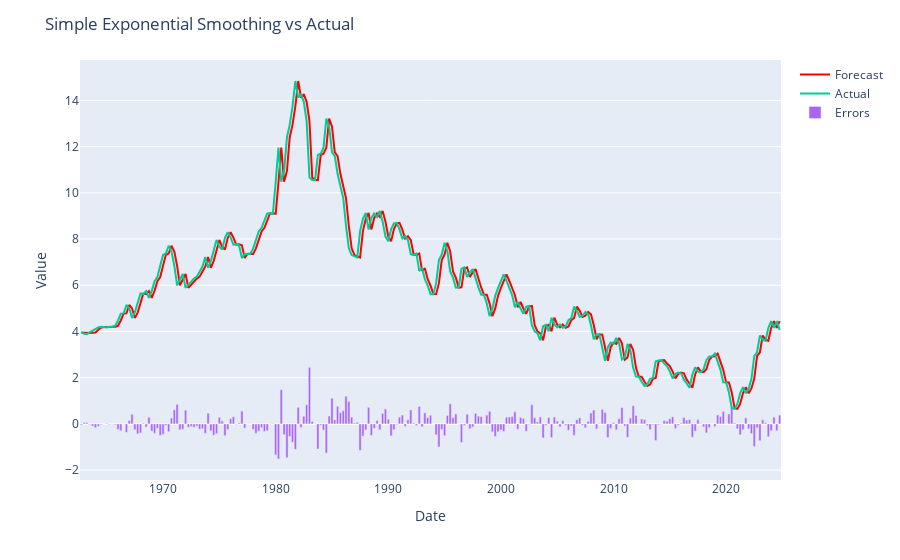

Source (notebook cell):
### Markdown cell above
## Exponential Smoothing

### Code cell
def evaluate_ses():
    """Plot and evaluate the model on the full dataset.
    At each step, the model is retrained on the full dataset up to that point.
    """
    fcast = pd.Series()
    for i in range(2, len(y_full)):
        fit1 = sm.tsa.SimpleExpSmoothing(y_full.iloc[:i], initialization_method="estimated").fit(optimized=True)
        fcast = pd.concat([fcast, fit1.forecast(1)])

    utils.plot_forecast(y_full[2:], fcast)
    return sm.tools.eval_measures.rmse(y_full.iloc[2:], fcast)


evaluate_ses()

### Figure 1 — Plotly figure (JSON) as saved in the notebook; plotly's stock layout.template omitted (floating-point values rounded to 4 significant figures; data arrays with more than 128 entries replaced by an {"elided": "..."} marker saying what was removed)
{"data": [{"hovertemplate": "<extra></extra>", "legendgroup": "", "line": {"color": "#636efa", "dash": "solid"}, "marker": {"symbol": "circle"}, "mode": "lines", "name": "", "orientation": "v", "showlegend": false, "type": "scatter", "xaxis": "x", "yaxis": "y"}, {"line": {"color": "red"}, "mode": "lines", "name": "Forecast", "type": "scatter", "x": {"elided": "249 str values"}, "y": {"elided": "249 float values"}}, {"mode": "lines", "name": "Actual", "type": "scatter", "x": {"elided": "249 str values"}, "y": {"elided": "249 float values"}}, {"name": "Errors", "type": "bar", "x": {"elided": "249 str values"}, "y": {"elided": "249 float values"}}], "layout": {"legend": {"tracegroupgap": 0}, "margin": {"t": 60}, "title": {"text": "Simple Exponential Smoothing vs Actual"}, "xaxis": {"anchor": "y", "domain": [0, 1], "title": {"text": "Date"}}, "yaxis": {"anchor": "x", "domain": [0, 1], "title": {"text": "Value"}}}}
